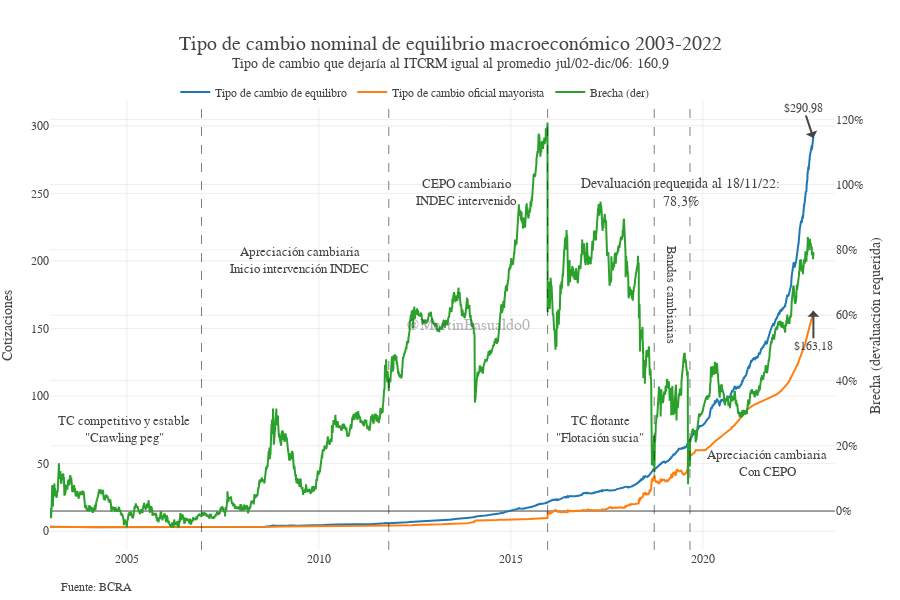

Notebook code for this chart:
### Code cell
def plot_brecha(df=tc_equilibrio, anio_ini='2003', mes='01', dia='01'):
    idx = df[df.Período == f'{str(anio_ini)}-{str(mes)}-{str(dia)}'].index[0]
    df = df[df.index >= idx].reset_index(drop=True)
    x = df["Período"]
    ultima_fecha = df.Período.iloc[-1]
    ultimo_tc_equil = round(df.tc_equilibrio.iloc[-1], 2)
    ultimo_tc_may = df.tc_oficial_mayorista.iloc[-1]
    ultima_brecha = df.brecha.iloc[-1]

    # Datos
    cotizaciones_plot = make_subplots(specs=[[{"secondary_y": True}]])
    cotizaciones_plot.add_trace(go.Scatter(
        name="Tipo de cambio de equilibro", x=x, y=df["tc_equilibrio"], mode="lines"), secondary_y=False)
    cotizaciones_plot.add_trace(go.Scatter(name="Tipo de cambio oficial mayorista",
                                x=x, y=df["tc_oficial_mayorista"], mode="lines"), secondary_y=False)
    cotizaciones_plot.add_trace(go.Scatter(
        name="Brecha (der)", x=x, y=df["brecha"], mode="lines"), secondary_y=True)

    # Propiedades
    cotizaciones_plot.update_xaxes(showgrid=True)
    cotizaciones_plot.update_yaxes(
        title_text="Cotizaciones", secondary_y=False, zeroline=False)
    cotizaciones_plot.update_yaxes(
        title_text="Brecha (devaluación requerida)", tickformat=',.0%', secondary_y=True)
    cotizaciones_plot.update_layout(separators=",.", font_family="Georgia",
                                    margin ={'b': 50,'l':50,'r':15},
                                    height=600, width=900,
                                    template='none',
                                    title_text=f"Tipo de cambio nominal de equilibrio macroeconómico {str(anio_ini)}-{str(ultima_fecha.year)}<br><sup>Tipo de cambio que dejaría al ITCRM igual al promedio jul/02-dic/06: {str(round(promedio_2002_2007,1)).replace('.',',')}",
                                    title_font=dict(size=20),
                                    legend=dict(yanchor="top", y=1.05, xanchor="left", x=0.15, orientation='h'))

    # Flechas
    cotizaciones_plot.add_annotation(x=ultima_fecha, y=ultimo_tc_equil, align="left",
                                     text='$'+str(ultimo_tc_equil).replace('.', ','), showarrow=True, arrowhead=1)
    cotizaciones_plot.add_annotation(ax=0, ay=35, x=ultima_fecha, y=ultimo_tc_may, align="left",
                                     text='$'+str(ultimo_tc_may).replace('.', ','), showarrow=True, arrowhead=1)
    
    #Regímnes cambiarios
    anio_ini=int(anio_ini)
    if anio_ini<2007: cotizaciones_plot.add_vline(x="2006-12-12", line_width=1, line_dash="dash", line_color="Black",opacity=0.5)
    if anio_ini<2012: cotizaciones_plot.add_vline(x="2011-10-28", line_width=1, line_dash="dash", line_color="Black",opacity=0.5)
    if anio_ini<2016:cotizaciones_plot.add_vline(x="2015-12-17", line_width=1, line_dash="dash", line_color="Black",opacity=0.5)
    if anio_ini<2019:cotizaciones_plot.add_vline(x="2018-09-26", line_width=1, line_dash="dash", line_color="Black",opacity=0.5)
    if anio_ini<2020:cotizaciones_plot.add_vline(x="2019-09-01", line_width=1, line_dash="dash", line_color="Black",opacity=0.5)
    if anio_ini<2004:cotizaciones_plot.add_annotation(showarrow=False, text=f'TC competitivo y estable<br>"Crawling peg"',
        font=dict(size=13), font_family="georgia",x='2004-12-1', y=75)
    if anio_ini<2009:cotizaciones_plot.add_annotation(showarrow=False, text=f'Apreciación cambiaria<br>Inicio intervención INDEC',
        font=dict(size=13), font_family="georgia",x='2009-7-1', y=200)
    if anio_ini<2013:cotizaciones_plot.add_annotation(showarrow=False, text=f'CEPO cambiario<br>INDEC intervenido',
        font=dict(size=13), font_family="georgia",x='2013-11-1', y=250)
    if anio_ini<2017:cotizaciones_plot.add_annotation(showarrow=False, text=f'TC flotante<br>"Flotación sucia"',
        font=dict(size=13), font_family="georgia",x='2017-5-1', y=75)
    if anio_ini<2019:cotizaciones_plot.add_annotation(showarrow=False, text=f"Bandas cambiarias",
        font=dict(size=13), font_family="georgia",x='2019-03-1', y=175,textangle=90)
    if anio_ini<2021:cotizaciones_plot.add_annotation(showarrow=False, text=f'Apreciación cambiaria<br>Con CEPO',
        font=dict(size=13), font_family="georgia",x='2021-9-1', y=50) 
    
    # Nota al pie
    note = 'Fuente: BCRA'
    cotizaciones_plot.add_annotation(showarrow=False, text=note, font=dict(size=12), xref='paper', x=0.1, yref='paper', y=-0.1,
                                     xanchor='right', yanchor='auto', xshift=0, yshift=0,)

    # Marca de agua
    cotizaciones_plot.add_annotation(showarrow=False, text='@MartinBasualdo0', font=dict(size=16), font_family="arial", opacity=0.4,
                                     xref='paper', yref='paper', x=0.5, y=0.5)

    cotizaciones_plot.add_annotation(showarrow=False, text=f"Devaluación requerida al {ultima_fecha.strftime('%d/%m/%y')}:<br>{'{:.1%}'.format(ultima_brecha).replace('.',',')}", font=dict(size=14), font_family="georgia",
                                     # xref='paper', yref='paper',
                                     x='2019-05-30', y=250)
    return cotizaciones_plot


plot_brecha(anio_ini=2003)

### Figure 1 — Plotly figure (JSON) as saved in the notebook; plotly's stock layout.template omitted (floating-point values rounded to 4 significant figures; data arrays with more than 128 entries replaced by an {"elided": "..."} marker saying what was removed)
{"data": [{"mode": "lines", "name": "Tipo de cambio de equilibro", "type": "scatter", "x": {"elided": "7262 str values"}, "xaxis": "x", "y": {"elided": "7262 float values"}, "yaxis": "y"}, {"mode": "lines", "name": "Tipo de cambio oficial mayorista", "type": "scatter", "x": {"elided": "7262 str values"}, "xaxis": "x", "y": {"elided": "7262 float values"}, "yaxis": "y"}, {"mode": "lines", "name": "Brecha (der)", "type": "scatter", "x": {"elided": "7262 str values"}, "xaxis": "x", "y": {"elided": "7262 float values"}, "yaxis": "y2"}], "layout": {"annotations": [{"align": "left", "arrowhead": 1, "showarrow": true, "text": "$290,98", "x": "2022-11-18T00:00:00", "y": 291.0}, {"align": "left", "arrowhead": 1, "ax": 0, "ay": 35, "showarrow": true, "text": "$163,18", "x": "2022-11-18T00:00:00", "y": 163.2}, {"font": {"family": "georgia", "size": 13}, "showarrow": false, "text": "TC competitivo y estable<br>\"Crawling peg\"", "x": "2004-12-1", "y": 75}, {"font": {"family": "georgia", "size": 13}, "showarrow": false, "text": "Apreciación cambiaria<br>Inicio intervención INDEC", "x": "2009-7-1", "y": 200}, {"font": {"family": "georgia", "size": 13}, "showarrow": false, "text": "CEPO cambiario<br>INDEC intervenido", "x": "2013-11-1", "y": 250}, {"font": {"family": "georgia", "size": 13}, "showarrow": false, "text": "TC flotante<br>\"Flotación sucia\"", "x": "2017-5-1", "y": 75}, {"font": {"family": "georgia", "size": 13}, "showarrow": false, "text": "Bandas cambiarias", "textangle": 90, "x": "2019-03-1", "y": 175}, {"font": {"family": "georgia", "size": 13}, "showarrow": false, "text": "Apreciación cambiaria<br>Con CEPO", "x": "2021-9-1", "y": 50}, {"font": {"size": 12}, "showarrow": false, "text": "Fuente: BCRA", "x": 0.1, "xanchor": "right", "xref": "paper", "xshift": 0, "y": -0.1, "yanchor": "auto", "yref": "paper", "yshift": 0}, {"font": {"family": "arial", "size": 16}, "opacity": 0.4, "showarrow": false, "text": "@MartinBasualdo0", "x": 0.5, "xref": "paper", "y": 0.5, "yref": "paper"}, {"font": {"family": "georgia", "size": 14}, "showarrow": false, "text": "Devaluación requerida al 18/11/22:<br>78,3%", "x": "2019-05-30", "y": 250}], "font": {"family": "Georgia"}, "height": 600, "legend": {"orientation": "h", "x": 0.15, "xanchor": "left", "y": 1.05, "yanchor": "top"}, "margin": {"b": 50, "l": 50, "r": 15}, "separators": ",.", "shapes": [{"line": {"color": "Black", "dash": "dash", "width": 1}, "opacity": 0.5, "type": "line", "x0": "2006-12-12", "x1": "2006-12-12", "xref": "x", "y0": 0, "y1": 1, "yref": "y domain"}, {"line": {"color": "Black", "dash": "dash", "width": 1}, "opacity": 0.5, "type": "line", "x0": "2011-10-28", "x1": "2011-10-28", "xref": "x", "y0": 0, "y1": 1, "yref": "y domain"}, {"line": {"color": "Black", "dash": "dash", "width": 1}, "opacity": 0.5, "type": "line", "x0": "2015-12-17", "x1": "2015-12-17", "xref": "x", "y0": 0, "y1": 1, "yref": "y domain"}, {"line": {"color": "Black", "dash": "dash", "width": 1}, "opacity": 0.5, "type": "line", "x0": "2018-09-26", "x1": "2018-09-26", "xref": "x", "y0": 0, "y1": 1, "yref": "y domain"}, {"line": {"color": "Black", "dash": "dash", "width": 1}, "opacity": 0.5, "type": "line", "x0": "2019-09-01", "x1": "2019-09-01", "xref": "x", "y0": 0, "y1": 1, "yref": "y domain"}], "title": {"font": {"size": 20}, "text": "Tipo de cambio nominal de equilibrio macroeconómico 2003-2022<br><sup>Tipo de cambio que dejaría al ITCRM igual al promedio jul/02-dic/06: 160,9"}, "width": 900, "xaxis": {"anchor": "y", "domain": [0, 0.94], "showgrid": true}, "yaxis": {"anchor": "x", "domain": [0, 1], "title": {"text": "Cotizaciones"}, "zeroline": false}, "yaxis2": {"anchor": "x", "overlaying": "y", "side": "right", "tickformat": ",.0%", "title": {"text": "Brecha (devaluación requerida)"}}}}
